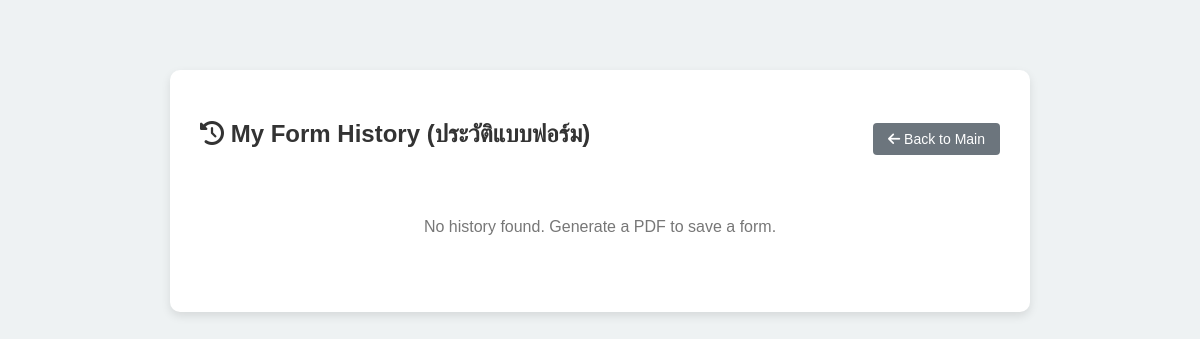
The app's page /history (signed in), older data.
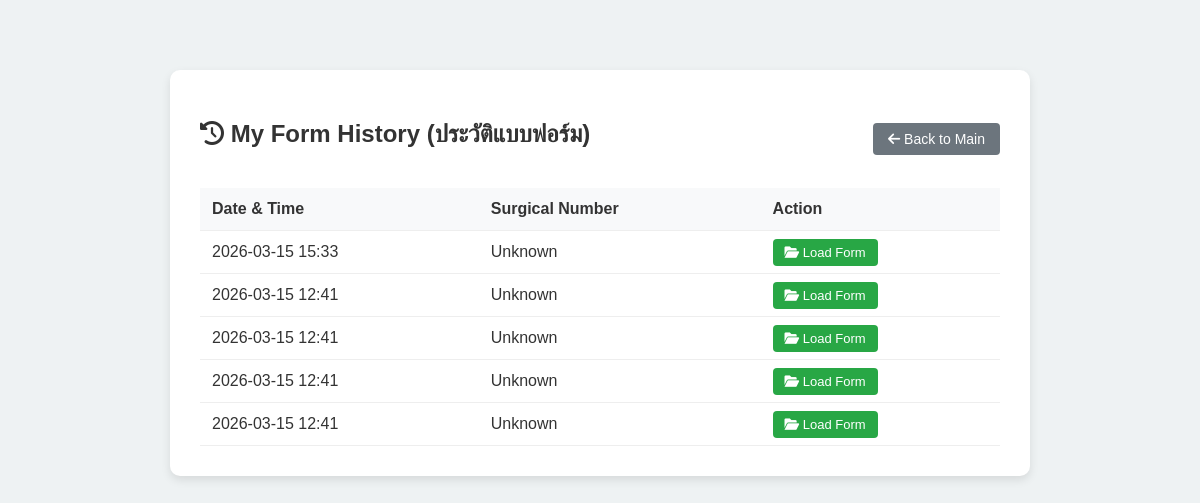
The same page, newer data.
### app.py (models this page shows)
class FormHistory(db.Model):
    id = db.Column(db.Integer, primary_key=True)
    user_id = db.Column(db.Integer, db.ForeignKey('user.id'), nullable=False)
    surgical_number = db.Column(db.String(100), nullable=True)
    form_data = db.Column(db.Text, nullable=False) # Store JSON string of data dict
    timestamp = db.Column(db.DateTime, default=datetime.datetime.utcnow)

### app.py (the view)
@app.route("/history")
@login_required
def history():
    user_histories = FormHistory.query.filter_by(user_id=current_user.id).order_by(FormHistory.timestamp.desc()).all()
    return render_template("history.html", histories=user_histories)

### app.py (called while the page is built)
@login_manager.user_loader
def load_user(user_id):
    return User.query.get(int(user_id))

### templates/history.html (shortened to what this page needs)
<!DOCTYPE html>
<html lang="en">
<head>
    <link href="{{ url_for('static', filename='style.css') }}" rel="stylesheet">
    <link rel="stylesheet" href="https://cdnjs.cloudflare.com/ajax/libs/font-awesome/6.0.0/css/all.min.css">
</head>
<body style="background-color: #eef2f3; margin:0; font-family: 'Sarabun', sans-serif;">
    <div class="history-container">
        <div class="header-top">
            <h2><i class="fas fa-history"></i> My Form History (ประวัติแบบฟอร์ม)</h2>
            <a href="{{ url_for('index') }}" class="btn-generate"
                style="background-color: #6c757d; width: auto; padding: 8px 15px; text-decoration: none; font-size: 14px;">
                <i class="fas fa-arrow-left"></i> Back to Main
            </a>
        </div>
        {% if histories %}
        <table>
            <thead>
                <tr>
                    <th>Date & Time</th>
                    <th>Surgical Number</th>
                    <th>Action</th>
                </tr>
            </thead>
            <tbody>
                {% for h in histories %}
                <tr>
                    <td>{{ h.timestamp.strftime('%Y-%m-%d %H:%M') }}</td>
                    <td>{{ h.surgical_number or "Not Specified" }}</td>
                    <td>
                        <a href="{{ url_for('load_history', history_id=h.id) }}" class="btn-load">
                            <i class="fas fa-folder-open"></i> Load Form
                        </a>
                    </td>
                </tr>
                {% endfor %}
            </tbody>
        </table>
        {% else %}
        <p style="text-align: center; color: #777; padding: 30px 0;">No history found. Generate a PDF to save a form.
        </p>
        {% endif %}
    </div>
</body>
</html>

### static/style.css (style rules this page uses)
:root { --bg-color: #e0e0e0; --paper-color: #ffffff; --text-color: #333; --accent-color: #4a90e2; --border-color: #ccc; --input-underline: #999; }
body { background-color: var(--bg-color); font-family: 'Times New Roman', Times, serif; color: var(--text-color); margin: 0; padding: 20px; height: 100vh; overflow: hidden; }
.btn-generate { background-color: var(--accent-color); color: white; border: none; padding: 10px 20px; border-radius: 4px; cursor: pointer; width: 100%; font-size: 1rem; margin-top: 10px; }

### templates/history.html (style rules this page uses)
.history-container { max-width: 800px; margin: 50px auto; background: white; padding: 30px; border-radius: 10px; box-shadow: 0 4px 10px rgba(0, 0, 0, 0.1); }
table { width: 100%; border-collapse: collapse; margin-top: 20px; }
th, td { padding: 12px; text-align: left; border-bottom: 1px solid #eee; }
th { background-color: #f8f9fa; font-weight: 600; color: #333; }
.btn-load { background-color: #28a745; color: white; padding: 6px 12px; border-radius: 4px; text-decoration: none; font-size: 13px; }
.header-top { display: flex; justify-content: space-between; align-items: center; margin-bottom: 20px; }

Row changes from the older to the newer data that the page shows:
added FormHistory: timestamp "2026-03-15 15:33", surgical_number "Unknown"
added FormHistory: timestamp "2026-03-15 12:41", surgical_number "Unknown"
added FormHistory: timestamp "2026-03-15 12:41", surgical_number "Unknown"
added FormHistory: timestamp "2026-03-15 12:41", surgical_number "Unknown"
added FormHistory: timestamp "2026-03-15 12:41", surgical_number "Unknown"
Text that changed along with them:
text no longer shown: "No history found. Generate a PDF to save a form."
text now shown: "Date & Time Surgical Number Action"
